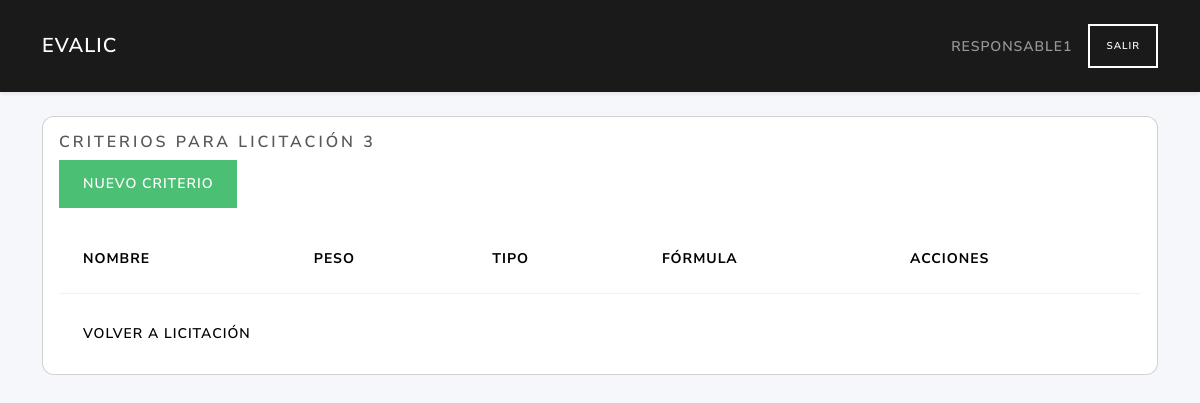
/criterios/3 (signed in), run on an earlier commit of the app's database.
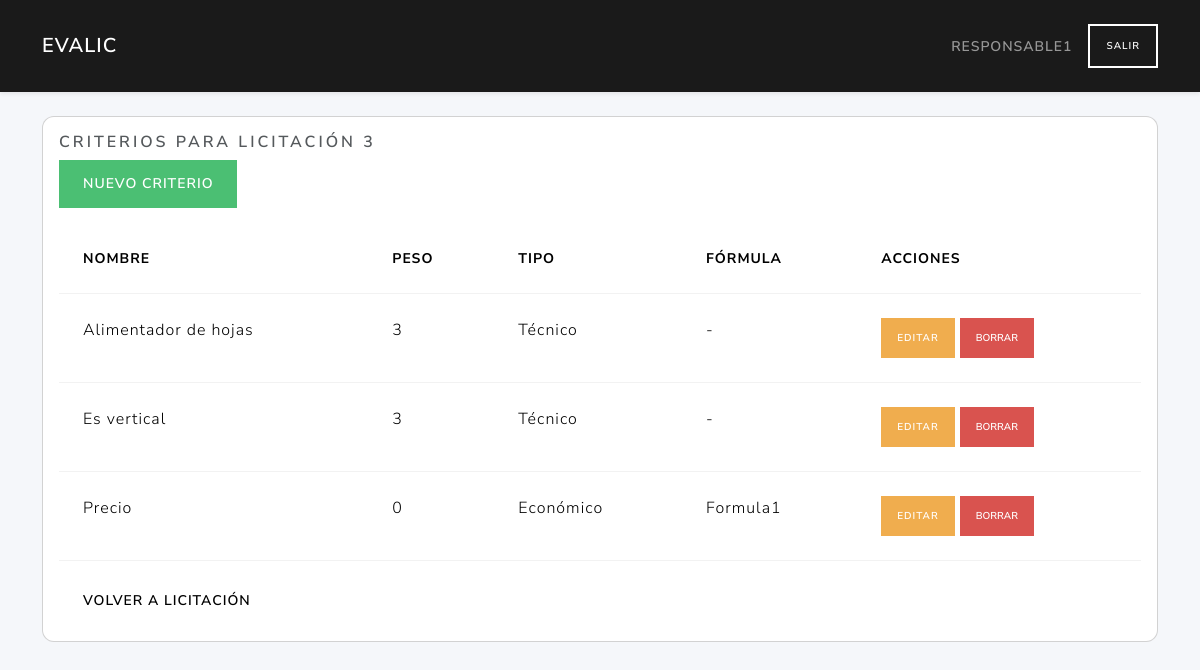
And on a later commit of the database.
### tables this page shows
CREATE TABLE criterios (
        id  INTEGER PRIMARY KEY AUTOINCREMENT,
        NombreCriterio TEXT NOT NULL,
        descripcion TEXT,
        peso INTEGER,
        tipocriterio_id INTEGER NOT NULL,
        licitacion_id INTEGER NOT NULL,
        formula_id INTEGER,                          
        FOREIGN KEY (tipocriterio_id) REFERENCES tipo_criterios(id)
        FOREIGN KEY (licitacion_id) REFERENCES licitaciones(id)
        FOREIGN KEY (formula_id) REFERENCES formulas(id)                                                             
    );

CREATE TABLE tipo_criterios (
        id INTEGER PRIMARY KEY AUTOINCREMENT,
        TipoCriterio TEXT NOT NULL UNIQUE CHECK(TipoCriterio IN ('Administrativo','Técnico','Económico'))
    );

CREATE TABLE formulas (
        id INTEGER PRIMARY KEY AUTOINCREMENT,
        NombreFormula NOT NULL                                                              
    );

### routes/criterios_routes.py (the view)
@criterios_bp.route('/<int:lic_id>')
def index(lic_id):
    if 'user_id' not in session:
        return redirect(url_for('auth.login'))
    db = get_db(current_app)
    items = listar(db, lic_id)
    return render_template(
        'criterios/index.html',
        criterios=items,
        lic_id=lic_id
    )

### app.py (called while the page is built)
def create_app():
    app = Flask(__name__)
    app.config.from_object(Config)
    @app.context_processor
    def utility_processor():
        from flask import request, url_for
        def url_for_other_page(page):
            args = request.args.copy()
            args['page'] = page
            return url_for('licitaciones.index', **args)
        return dict(url_for_other_page=url_for_other_page)
    app.teardown_appcontext(close_connection)
    with app.app_context():
        init_db(app)
    app.register_blueprint(auth_bp)
    app.register_blueprint(user_bp)
    app.register_blueprint(licitaciones_bp)
    app.register_blueprint(ofertas_bp)
    app.register_blueprint(licitantes_bp)
    app.register_blueprint(evaluador_bp)
    from routes.criterios_routes import criterios_bp
    app.register_blueprint(criterios_bp)
    return app

### models/criterios_data.py (called while the page is built)
def list_criterios(db, licitacion_id):
    return db.execute("""
        SELECT c.*, t.TipoCriterio, f.NombreFormula
        FROM criterios c
        JOIN tipo_criterios t ON c.tipocriterio_id=t.id
        LEFT JOIN formulas f ON c.formula_id=f.id
        WHERE c.licitacion_id=?
        ORDER BY c.id
    """, (licitacion_id,)).fetchall()

### models/dao.py (called while the page is built)
def get_db(app):
    db = getattr(g, '_database', None)
    if db is None:
        db = g._database = sqlite3.connect(app.config['DATABASE'])
        db.row_factory = sqlite3.Row
    return db

def close_connection(exception):
    db = getattr(g, '_database', None)
    if db is not None:
        db.close()

### services/criterio_service.py (called while the page is built)
def listar(db, lic_id):
    return list_criterios(db, lic_id)

### templates/criterios/index.html (shortened to what this page needs)
{% extends "base.html" %}
{% block content %}
<div class="card">
  <div class="card-body">
    <h5 class="card-title">Criterios para Licitación {{ lic_id }}</h5>
    <a href="{{ url_for('criterios.create_criterio_route', lic_id=lic_id) }}" class="btn btn-success mb-3">Nuevo Criterio</a>
    <table class="table">
      <thead>
        <tr>
          <th>Nombre</th><th>Peso</th><th>Tipo</th><th>Fórmula</th><th>Acciones</th>
        </tr>
      </thead>
      <tbody>
        {% for c in criterios %}
        <tr>
          <td>{{ c.NombreCriterio }}</td>
          <td>{{ c.Peso }}</td>
          <td>{{ c.TipoCriterio }}</td>
          <td>{{ c.NombreFormula or '-' }}</td>
          <td>
            <a href="{{ url_for('criterios.edit_criterio_route', lic_id=lic_id, crit_id=c.id) }}" class="btn btn-sm btn-warning">Editar</a>
            <form method="post" action="{{ url_for('criterios.delete_criterio_route', lic_id=lic_id, crit_id=c.id) }}" style="display:inline">
              <button type="submit" class="btn btn-sm btn-danger" onclick="return confirm('¿Eliminar criterio?')">Borrar</button>
            </form>
          </td>
        </tr>
        {% endfor %}
      </tbody>
    </table>
    <a href="{{ url_for('licitaciones.edit_licitacion_route', lic_id=lic_id) }}" class="btn btn-secondary">Volver a Licitación</a>
  </div>
</div>
{% endblock %}

### templates/base.html (shortened to what this page needs)
<!doctype html>
<html lang="es">
<head>
  <link href="https://cdn.jsdelivr.net/npm/bootswatch@5.3.0/dist/lux/bootstrap.min.css"
        rel="stylesheet">
</head>
<body>
  <nav class="navbar navbar-expand-lg navbar-dark bg-primary shadow-sm">
    <div class="container">
      <a class="navbar-brand" >EvaLic</a>
      {% if session.get('username') %}
      <div class="ms-auto d-flex align-items-center">
        <span class="navbar-text me-3">{{ session['username'] }}</span>
        <a class="btn btn-outline-light btn-sm"
           href="{{ url_for('auth.do_logout') }}">Salir</a>
      </div>
      {% endif %}
    </div>
  </nav>
  <main class="container py-4">
    {% block content %}{% endblock %}
  </main>
</body>
</html>

### templates/base.html (style rules this page uses)
body { background:#f5f7fa; }
.card { border-radius:.75rem; }
.navbar-brand { font-weight:600; }

What changed in the data, as far as the page shows it:
added criterios: NombreCriterio "Alimentador de hojas", Peso "3", TipoCriterio "Técnico", NombreFormula "-"
added criterios: NombreCriterio "Es vertical", Peso "3", TipoCriterio "Técnico", NombreFormula "-"
added criterios: NombreCriterio "Precio", Peso "0", TipoCriterio "Económico", NombreFormula "Formula1"
